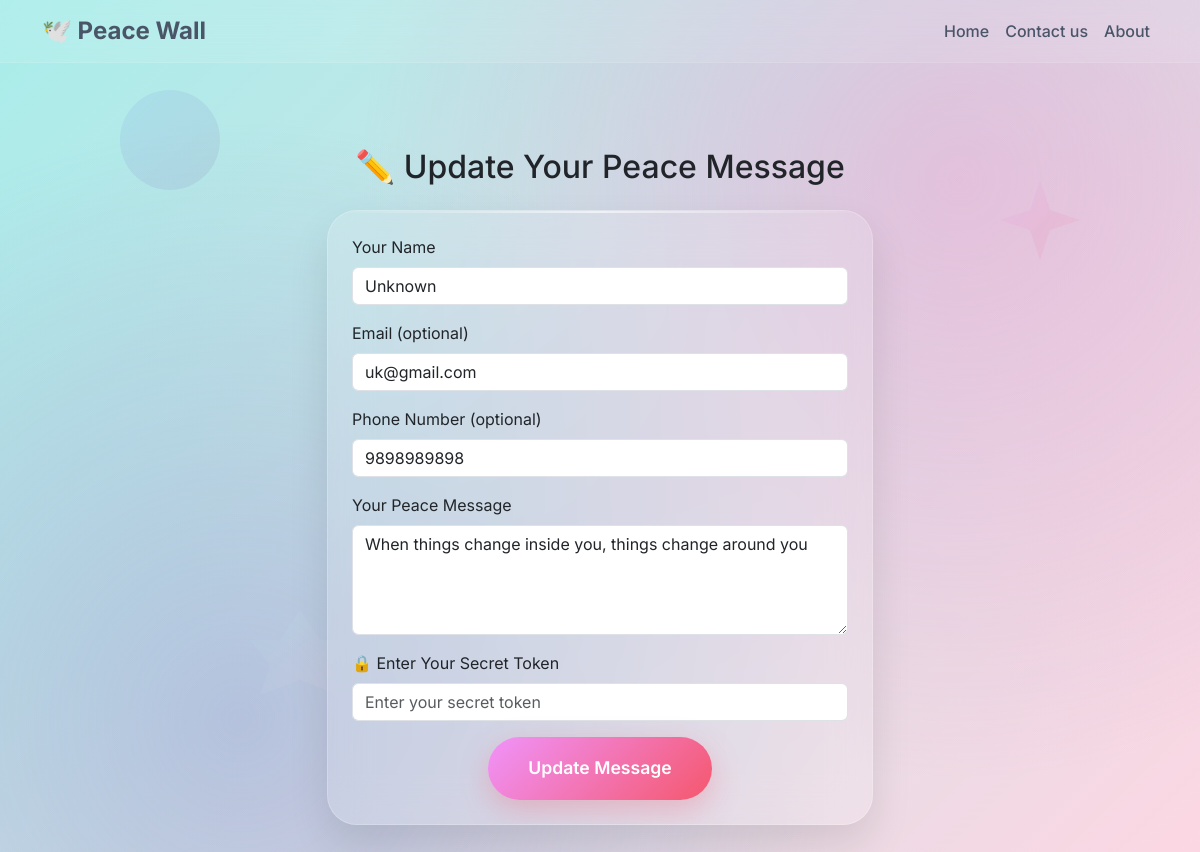
Screenshot of /update_message/7 with the database file from the repository.
### home/models.py (models this page shows, shortened)
class PeaceWorld(models.Model):
    name = models.CharField(max_length=100)
    email = models.CharField(max_length=50)
    phone_num = models.CharField(max_length=15)
    message = models.TextField()
    is_updated = models.BooleanField(default=False)
    secret_token = models.UUIDField(default=uuid.uuid4, editable=False, unique=True)  # 👈 Anonymous ownership

### home/views.py (the view, shortened to what this page needs)
# urls.py: path("update_message/<int:id>", views.update, name="update_message"),
def update(request, id):
    message = PeaceWorld.objects.get(id=id)
    return render(request, "home/update_message.html", {"message": message})

### home/templates/home/update_message.html (shortened to what this page needs)
{% extends "home/base.html" %}
{% block body %}
<main class="container py-5" style="margin-top: 100px;">
    <h2 class="text-center mb-4">✏️ Update Your Peace Message</h2>
    <div class="row justify-content-center">
        <div class="col-lg-6">
            <div class="glass-card p-4">
                <form method="POST">
                    <div class="mb-3">
                        <label class="form-label">Your Name</label>
                        <input type="text" class="form-control" name="name" value="{{ message.name }}" required>
                    </div>
                    <div class="mb-3">
                        <label class="form-label">Email (optional)</label>
                        <input type="email" class="form-control" name="email" value="{{ message.email }}">
                    </div>
                    <div class="mb-3">
                        <label class="form-label">Phone Number (optional)</label>
                        <input type="text" class="form-control" name="phone_num" value="{{ message.phone_num }}">
                    </div>
                    <div class="mb-3">
                        <label class="form-label">Your Peace Message</label>
                        <textarea class="form-control" name="message" rows="4" required>{{ message.message }}</textarea>
                    </div>
                    <div class="mb-3">
                        <label class="form-label">🔒 Enter Your Secret Token</label>
                        <input type="text" class="form-control" name="token" placeholder="Enter your secret token" required>
                    </div>
                    <div class="text-center">
                        <button type="submit" class="btn-primary-glass">Update Message</button>
                    </div>
                </form>
            </div>
        </div>
    </div>
</main>
{% endblock %}

### home/templates/home/base.html (style rules this page uses)
:root { --primary-gradient: linear-gradient(135deg, #667eea 0%, #764ba2 100%); --secondary-gradient: linear-gradient(135deg, #f093fb 0%, #f5576c 100%); --healing-gradient: linear-gradient(135deg, #a8edea 0%, #fed6e3 100%); --soft-gradient: linear-gradient(135deg, #ffecd2 0%, #fcb69f 100%); --calm-gradient: linear-gradient(135deg, #e3f2fd 0%, #f3e5f5 100%); --glass-bg: rgba(255, 255, 255, 0.15); --glass-border: rgba(255, 255, 255, 0.2); --shadow-soft: 0 20px 40px rgba(0, 0, 0, 0.1); --shadow-hover: 0 30px 60px rgba(0, 0, 0, 0.15); }
* { margin: 0; padding: 0; box-sizing: border-box; }
body { font-family: 'Inter', -apple-system, BlinkMacSystemFont, sans-serif; background: var(--healing-gradient); min-height: 100vh; overflow-x: hidden; position: relative; }
body::before { content: ''; position: fixed; top: 0; left: 0; width: 100%; height: 100%; background: radial-gradient(circle at 20% 80%, rgba(120, 119, 198, 0.3) 0%, transparent 50%), radial-gradient(circle at 80% 20%, rgba(255, 119, 198, 0.3) 0%, transparent 50%); pointer-events: none; z-index: -1; }
.glass-card { background: var(--glass-bg); backdrop-filter: blur(20px); border: 1px solid var(--glass-border); border-radius: 30px; box-shadow: var(--shadow-soft); position: relative; overflow: hidden; transition: all 0.3s ease; }
.glass-card::before { content: ''; position: absolute; top: 0; left: 0; right: 0; height: 2px; background: linear-gradient(90deg, transparent, rgba(255, 255, 255, 0.6), transparent); }
.btn-primary-glass { background: var(--secondary-gradient); border: none; padding: 18px 40px; border-radius: 50px; font-weight: 600; font-size: 1.1rem; color: white; text-decoration: none; transition: all 0.3s ease; box-shadow: 0 10px 30px rgba(245, 87, 108, 0.3); position: relative; overflow: hidden; }
.btn-primary-glass::before { content: ''; position: absolute; top: 0; left: -100%; width: 100%; height: 100%; background: linear-gradient(90deg, transparent, rgba(255, 255, 255, 0.2), transparent); transition: all 0.5s ease; }

### rows the page displays
PeaceWorld: name "Unknown", email "uk@gmail.com", phone_num "9898989898", message "When things change inside you, things change around you"
